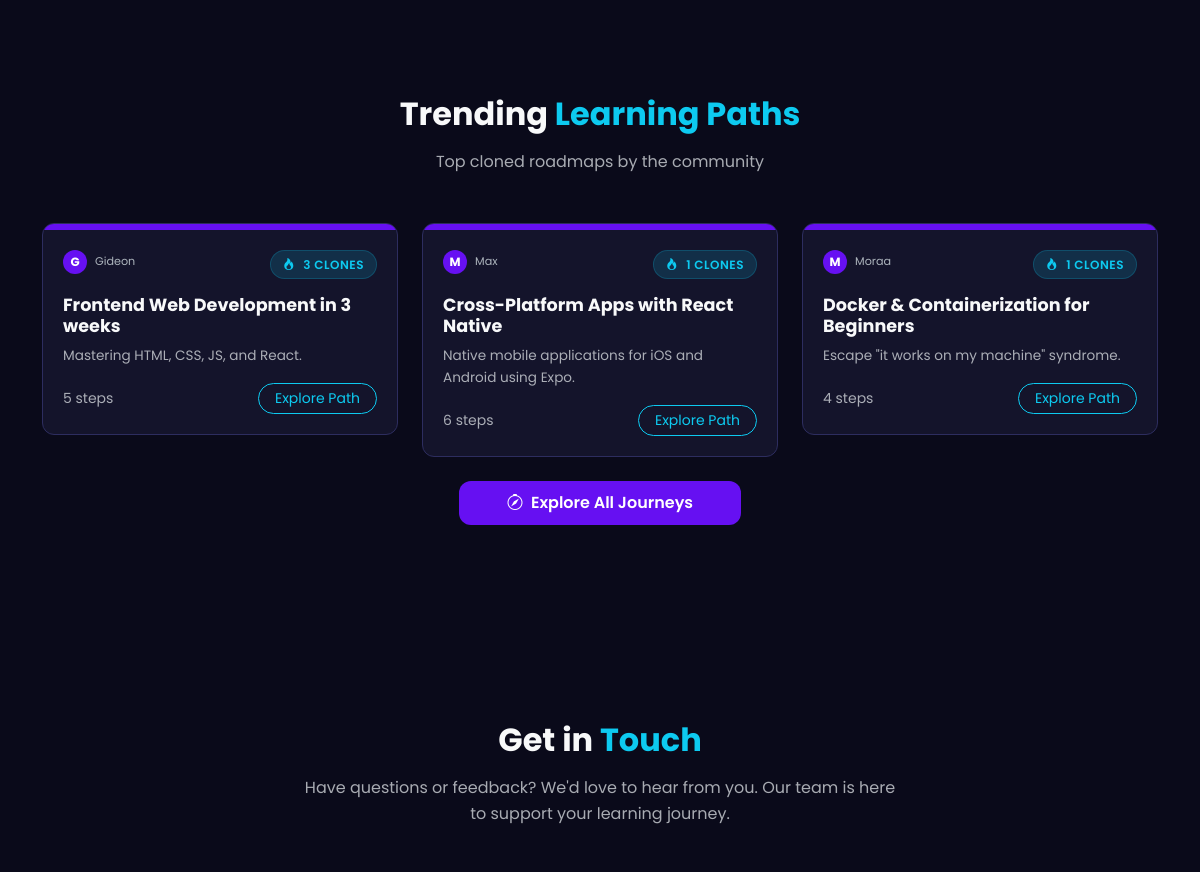
Before: / (middle part) with the older database file.
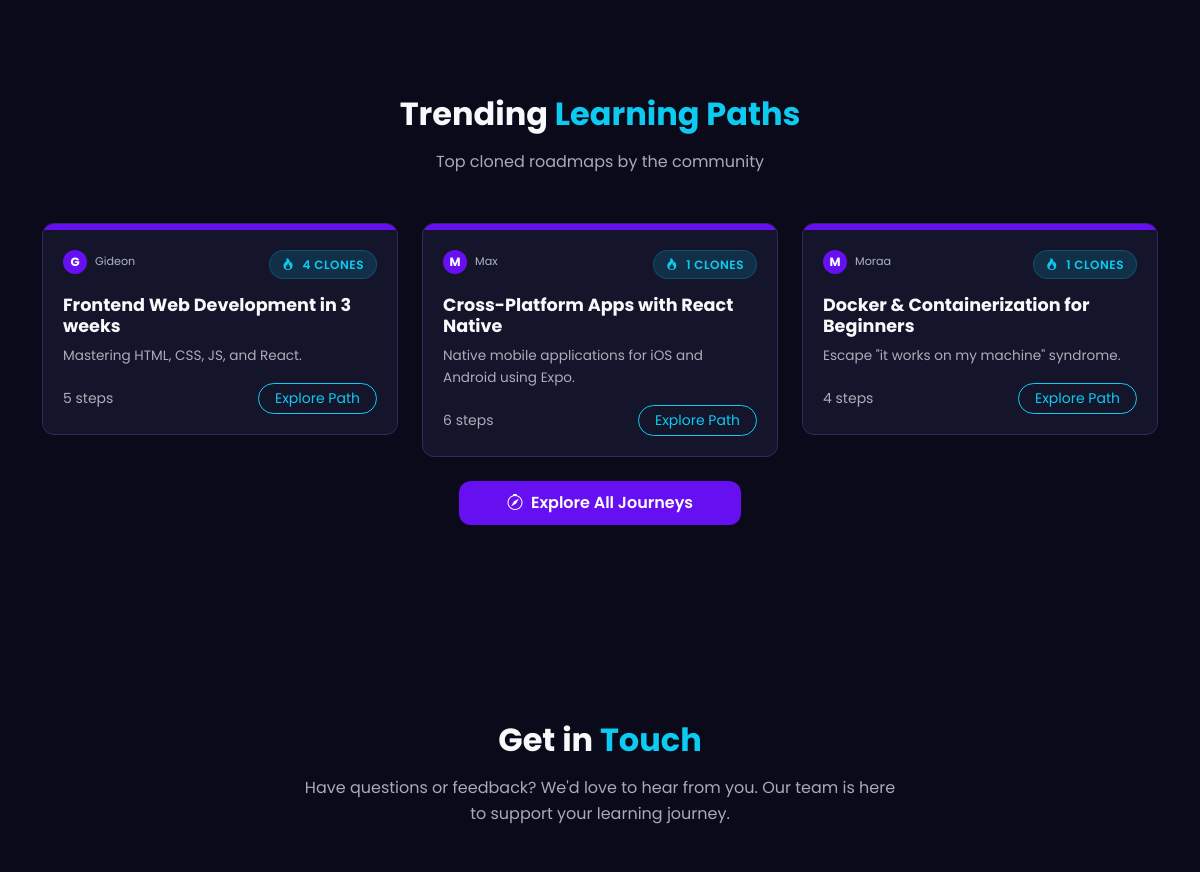
After: the same page with the newer database file.
### tables this page shows
CREATE TABLE `journeys` (
  `id` int UNSIGNED NOT NULL,
  `user_id` int UNSIGNED NOT NULL,
  `title` varchar(255) NOT NULL,
  `slug` varchar(255) NOT NULL,
  `description` text,
  `category_id` int UNSIGNED DEFAULT NULL,
  `visibility` enum('public','private') NOT NULL DEFAULT 'public',
  `status` enum('active','completed','archived') NOT NULL DEFAULT 'active',
  `is_featured` tinyint(1) NOT NULL DEFAULT '0',
  `total_steps` int UNSIGNED NOT NULL DEFAULT '0',
  `completed_steps` int UNSIGNED NOT NULL DEFAULT '0',
  `clone_count` int UNSIGNED NOT NULL DEFAULT '0',
  `view_count` int UNSIGNED NOT NULL DEFAULT '0',
  `created_at` datetime NOT NULL DEFAULT CURRENT_TIMESTAMP,
  `updated_at` datetime NOT NULL DEFAULT CURRENT_TIMESTAMP ON UPDATE CURRENT_TIMESTAMP
);

CREATE TABLE `users` (
  `id` int UNSIGNED NOT NULL,
  `username` varchar(50) NOT NULL,
  `email` varchar(255) NOT NULL,
  `password_hash` varchar(255) NOT NULL,
  `full_name` varchar(100) NOT NULL,
  `avatar` varchar(255) DEFAULT 'default-avatar.png',
  `bio` text,
  `role` enum('user','admin') NOT NULL DEFAULT 'user',
  `is_active` tinyint(1) NOT NULL DEFAULT '1',
  `current_streak` int UNSIGNED NOT NULL DEFAULT '0',
  `longest_streak` int UNSIGNED NOT NULL DEFAULT '0',
  `last_activity_date` date DEFAULT NULL,
  `created_at` datetime NOT NULL DEFAULT CURRENT_TIMESTAMP,
  `updated_at` datetime NOT NULL DEFAULT CURRENT_TIMESTAMP ON UPDATE CURRENT_TIMESTAMP
);

### includes/helpers.php (called while the page is built, shortened)
<?php
function sanitize(?string $input): string {
    return htmlspecialchars(trim($input), ENT_QUOTES, 'UTF-8');
}
function truncateText(string $text, int $length = 150): string {
    if (mb_strlen($text) <= $length) return $text;
    return mb_substr($text, 0, $length) . '...';
}
function getJourneyActionText($ownerId, $completedSteps, $isLoggedIn) {
    if (!$isLoggedIn || (function_exists('isAdmin') && isAdmin())) return "Explore Path";
    return "Explore Path";
}

### includes/session.php (called while the page is built, shortened)
<?php
function isLoggedIn(): bool {
    return isset($_SESSION['user_id']);
}

### index.php (the view, shortened to what this page needs)
<?php
require_once __DIR__ . '/includes/header.php';
$db = getDB();
$featuredStmt = $db->query("SELECT j.*, u.username, u.avatar, c.name AS category_name
    FROM journeys j
    JOIN users u ON j.user_id = u.id
    LEFT JOIN categories c ON j.category_id = c.id
    WHERE j.visibility = 'public' AND j.is_featured = 1
    ORDER BY j.view_count DESC LIMIT 6");
$featured = $featuredStmt->fetchAll();
?>
<section id="trending" class="py-5">
    <div class="container py-5">
        <div class="text-center mb-5">
            <h2 class="fw-bold mb-3">Trending <span style="color: var(--st-secondary);">Learning Paths</span></h2>
            <p class="text-muted">Top cloned roadmaps by the community</p>
        </div>
        <div class="row g-4 justify-content-center">
            <?php if (empty($featured)): ?>
                <div class="col-12 text-center py-5">
                    <p class="text-muted">No public learning paths available yet. Be the first to create one!</p>
                </div>
            <?php else: ?>
                <?php foreach ($featured as $j): ?>
                <div class="col-md-6 col-lg-4">
                    <div class="st-journey-card">
                        <div class="card-header-gradient" style="background: var(--st-gradient-1);"></div>
                        <div class="card-body">
                            <div class="d-flex justify-content-between align-items-start mb-3">
                                <div class="card-meta mb-0 d-flex align-items-center gap-2">
                                    <div class="st-avatar-initial" style="width:24px;height:24px;font-size:0.75rem;">
                                        <?= strtoupper(substr(sanitize(ltrim(!empty($j['full_name']) ? $j['full_name'] : $j['username'], '@')), 0, 1)) ?>
                                    </div>
                                    <span class="small"><?= sanitize(ltrim($j['username'], '@')) ?></span>
                                </div>
                                <span class="st-badge st-badge-cloned animate-pulse">
                                    <i class="bi bi-fire me-1"></i> <?= number_format($j['clone_count']) ?> clones
                                </span>
                            </div>
                            <h5 class="card-title"><?= sanitize($j['title']) ?></h5>
                            <p class="text-muted mb-3" style="font-size:0.85rem;"><?= truncateText(sanitize($j['description'] ?? ''), 100) ?></p>
                            <div class="d-flex justify-content-between align-items-center">
                                <small class="text-muted">
                                    <?php if (isLoggedIn() && getCurrentUserId() == $j['user_id']): ?>
                                        <?= $j['completed_steps'] ?>/<?= $j['total_steps'] ?> steps
                                    <?php else: ?>
                                        <?= $j['total_steps'] ?> steps
                                    <?php endif; ?>
                                </small>
                                <a href="<?= SITE_URL ?>/journey/view.php?id=<?= $j['id'] ?>" class="btn btn-sm btn-outline-info rounded-pill px-3"><?= getJourneyActionText($j['user_id'], $j['completed_steps'], isLoggedIn()) ?></a>
                            </div>
                        </div>
                    </div>
                </div>
                <?php endforeach; ?>
            <?php endif; ?>
        </div>
        <div class="text-center mt-4">
            <a href="<?= SITE_URL ?>/explore.php" class="btn btn-st-primary px-5"><i class="bi bi-compass me-2"></i>Explore All Journeys</a>
        </div>
    </div>
</section>
<section id="contact" class="st-contact-section">
    <div class="container">
        <div class="text-center mb-5">
            <h2 class="fw-bold mb-3">Get in <span style="color: var(--st-secondary);">Touch</span></h2>
            <p class="text-muted mx-auto" style="max-width:600px;">Have questions or feedback? We'd love to hear from you. Our team is here to support your learning journey.</p>
        </div>
        <div class="row g-5">
        </div>
    </div>
</section>
<?php require_once __DIR__ . '/includes/footer.php'; ?>

Changed rows visible on the page:
changed journeys "Frontend Web Development in 3 weeks": clone_count "3" → "4"
